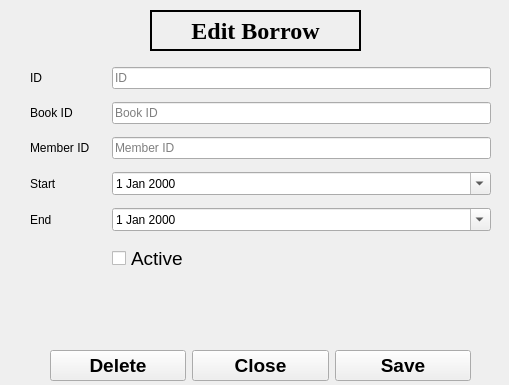
<?xml version="1.0" encoding="UTF-8"?>
<ui version="4.0">
 <class>BorrowEdit</class>
 <widget class="QWidget" name="BorrowEdit">
  <property name="geometry">
   <rect>
    <x>0</x>
    <y>0</y>
    <width>509</width>
    <height>385</height>
   </rect>
  </property>
  <property name="windowTitle">
   <string>MeX LMS - Edit borrow</string>
  </property>
  <property name="windowIcon">
   <iconset resource="resources.qrc">
    <normaloff>:/img/img/logo.png</normaloff>:/img/img/logo.png</iconset>
  </property>
  <property name="styleSheet">
   <string notr="true"/>
  </property>
  <widget class="QLabel" name="label_6">
   <property name="geometry">
    <rect>
     <x>150</x>
     <y>10</y>
     <width>211</width>
     <height>41</height>
    </rect>
   </property>
   <property name="font">
    <font>
     <family>Times New Roman</family>
     <pointsize>18</pointsize>
     <weight>75</weight>
     <bold>true</bold>
    </font>
   </property>
   <property name="frameShape">
    <enum>QFrame::WinPanel</enum>
   </property>
   <property name="frameShadow">
    <enum>QFrame::Plain</enum>
   </property>
   <property name="lineWidth">
    <number>1</number>
   </property>
   <property name="midLineWidth">
    <number>0</number>
   </property>
   <property name="text">
    <string>Edit Borrow</string>
   </property>
   <property name="alignment">
    <set>Qt::AlignCenter</set>
   </property>
   <property name="wordWrap">
    <bool>true</bool>
   </property>
  </widget>
  <widget class="QWidget" name="layoutWidget">
   <property name="geometry">
    <rect>
     <x>30</x>
     <y>60</y>
     <width>461</width>
     <height>221</height>
    </rect>
   </property>
   <layout class="QVBoxLayout" name="verticalLayout">
    <item>
     <layout class="QHBoxLayout" name="horizontalLayout_2" stretch="1,5">
      <item>
       <widget class="QLabel" name="label">
        <property name="frameShape">
         <enum>QFrame::NoFrame</enum>
        </property>
        <property name="frameShadow">
         <enum>QFrame::Plain</enum>
        </property>
        <property name="text">
         <string>ID</string>
        </property>
       </widget>
      </item>
      <item>
       <widget class="QLineEdit" name="borrow_edit_id">
        <property name="readOnly">
         <bool>true</bool>
        </property>
        <property name="placeholderText">
         <string>ID</string>
        </property>
       </widget>
      </item>
     </layout>
    </item>
    <item>
     <layout class="QHBoxLayout" name="horizontalLayout_3" stretch="1,5">
      <item>
       <widget class="QLabel" name="label_2">
        <property name="frameShape">
         <enum>QFrame::NoFrame</enum>
        </property>
        <property name="frameShadow">
         <enum>QFrame::Plain</enum>
        </property>
        <property name="text">
         <string>Book ID</string>
        </property>
       </widget>
      </item>
      <item>
       <widget class="QLineEdit" name="borrow_edit_book_id">
        <property name="placeholderText">
         <string>Book ID</string>
        </property>
       </widget>
      </item>
     </layout>
    </item>
    <item>
     <layout class="QHBoxLayout" name="horizontalLayout_4" stretch="1,5">
      <item>
       <widget class="QLabel" name="label_3">
        <property name="frameShape">
         <enum>QFrame::NoFrame</enum>
        </property>
        <property name="frameShadow">
         <enum>QFrame::Plain</enum>
        </property>
        <property name="text">
         <string>Member ID</string>
        </property>
       </widget>
      </item>
      <item>
       <widget class="QLineEdit" name="borrow_edit_member_id">
        <property name="inputMethodHints">
         <set>Qt::ImhNone</set>
        </property>
        <property name="placeholderText">
         <string>Member ID</string>
        </property>
       </widget>
      </item>
     </layout>
    </item>
    <item>
     <layout class="QHBoxLayout" name="horizontalLayout_5" stretch="1,5">
      <item>
       <widget class="QLabel" name="label_4">
        <property name="frameShape">
         <enum>QFrame::NoFrame</enum>
        </property>
        <property name="frameShadow">
         <enum>QFrame::Plain</enum>
        </property>
        <property name="text">
         <string>Start</string>
        </property>
       </widget>
      </item>
      <item>
       <widget class="QDateEdit" name="borrow_edit_start">
        <property name="calendarPopup">
         <bool>true</bool>
        </property>
       </widget>
      </item>
     </layout>
    </item>
    <item>
     <layout class="QHBoxLayout" name="horizontalLayout_6" stretch="1,5">
      <item>
       <widget class="QLabel" name="label_5">
        <property name="frameShape">
         <enum>QFrame::NoFrame</enum>
        </property>
        <property name="frameShadow">
         <enum>QFrame::Plain</enum>
        </property>
        <property name="text">
         <string>End</string>
        </property>
       </widget>
      </item>
      <item>
       <widget class="QDateEdit" name="borrow_edit_end">
        <property name="calendarPopup">
         <bool>true</bool>
        </property>
       </widget>
      </item>
     </layout>
    </item>
    <item>
     <layout class="QHBoxLayout" name="horizontalLayout" stretch="1,5">
      <item>
       <widget class="QLabel" name="label_7">
        <property name="text">
         <string/>
        </property>
       </widget>
      </item>
      <item>
       <widget class="QCheckBox" name="borrow_edit_active">
        <property name="font">
         <font>
          <pointsize>14</pointsize>
          <weight>50</weight>
          <bold>false</bold>
         </font>
        </property>
        <property name="text">
         <string>Active</string>
        </property>
        <property name="checked">
         <bool>false</bool>
        </property>
        <property name="tristate">
         <bool>false</bool>
        </property>
       </widget>
      </item>
     </layout>
    </item>
   </layout>
  </widget>
  <widget class="QWidget" name="layoutWidget">
   <property name="geometry">
    <rect>
     <x>50</x>
     <y>290</y>
     <width>421</width>
     <height>91</height>
    </rect>
   </property>
   <layout class="QVBoxLayout" name="verticalLayout_2">
    <item>
     <widget class="QLabel" name="borrow_edit_error">
      <property name="font">
       <font>
        <pointsize>14</pointsize>
       </font>
      </property>
      <property name="text">
       <string/>
      </property>
      <property name="alignment">
       <set>Qt::AlignCenter</set>
      </property>
      <property name="wordWrap">
       <bool>true</bool>
      </property>
     </widget>
    </item>
    <item>
     <layout class="QHBoxLayout" name="horizontalLayout_7">
      <item>
       <widget class="QPushButton" name="borrow_delete_btn">
        <property name="font">
         <font>
          <pointsize>14</pointsize>
          <weight>75</weight>
          <bold>true</bold>
         </font>
        </property>
        <property name="text">
         <string>Delete</string>
        </property>
        <property name="checkable">
         <bool>false</bool>
        </property>
        <property name="autoDefault">
         <bool>true</bool>
        </property>
       </widget>
      </item>
      <item>
       <widget class="QPushButton" name="borrow_edit_cancel_btn">
        <property name="font">
         <font>
          <pointsize>14</pointsize>
          <weight>75</weight>
          <bold>true</bold>
         </font>
        </property>
        <property name="text">
         <string>Close</string>
        </property>
        <property name="autoDefault">
         <bool>true</bool>
        </property>
       </widget>
      </item>
      <item>
       <widget class="QPushButton" name="borrow_edit_btn">
        <property name="font">
         <font>
          <pointsize>14</pointsize>
          <weight>75</weight>
          <bold>true</bold>
         </font>
        </property>
        <property name="text">
         <string>Save</string>
        </property>
        <property name="autoDefault">
         <bool>true</bool>
        </property>
        <property name="flat">
         <bool>false</bool>
        </property>
       </widget>
      </item>
     </layout>
    </item>
   </layout>
  </widget>
 </widget>
 <resources>
  <include location="resources.qrc"/>
 </resources>
 <connections/>
</ui>
